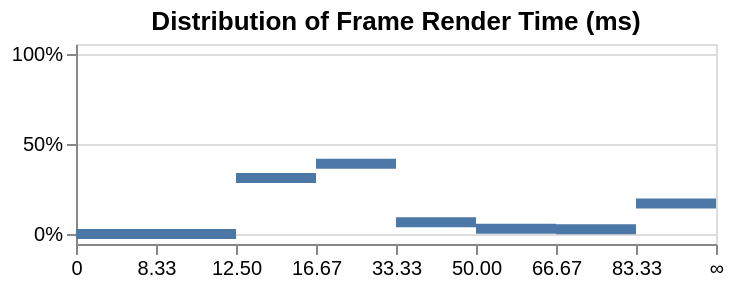

Source (Vega-Lite JSON):
### Vega-Lite specification from a JSON file in a GitHub repository (floating-point values rounded to 4 significant figures)
{"$schema": "https://vega.github.io/schema/vega-lite/v5.json", "description": "A histogram for a data source that provides non-linear bins. Thanks to [@Saba9](https://github.com/Saba9) who helps create this example.", "data": {"values": [{"startTime": "0", "endTime": "8.33", "residency": 0}, {"startTime": "8.33", "endTime": "12.50", "residency": 0}, {"startTime": "12.50", "endTime": "16.67", "residency": 31.17}, {"startTime": "16.67", "endTime": "33.33", "residency": 38.96}, {"startTime": "33.33", "endTime": "50.00", "residency": 6.49}, {"startTime": "50.00", "endTime": "66.67", "residency": 2.9}, {"startTime": "66.67", "endTime": "83.33", "residency": 2.6}, {"startTime": "83.33", "endTime": "∞", "residency": 16.88}]}, "title": "Distribution of Frame Render Time (ms)", "width": {"step": 40}, "height": 100, "mark": {"type": "bar", "cornerRadiusEnd": 0}, "encoding": {"x": {"title": "", "field": "startTime", "type": "ordinal", "scale": {"type": "point", "padding": 0}, "axis": {"labelAngle": 0}, "sort": null}, "x2": {"field": "endTime"}, "y": {"title": "", "field": "residency", "type": "quantitative", "scale": {"domain": [0, 100]}, "axis": {"labelExpr": "datum.label + '%'"}}}}
